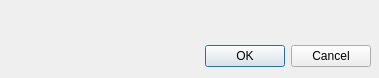
<?xml version="1.0" encoding="UTF-8"?>
<ui version="4.0">
 <class>Dialog</class>
 <widget class="QDialog" name="Dialog">
  <property name="geometry">
   <rect>
    <x>0</x>
    <y>0</y>
    <width>379</width>
    <height>78</height>
   </rect>
  </property>
  <property name="windowTitle">
   <string>Dialog</string>
  </property>
  <widget class="QDialogButtonBox" name="buttonBox">
   <property name="geometry">
    <rect>
     <x>10</x>
     <y>40</y>
     <width>361</width>
     <height>32</height>
    </rect>
   </property>
   <property name="orientation">
    <enum>Qt::Horizontal</enum>
   </property>
   <property name="standardButtons">
    <set>QDialogButtonBox::Cancel|QDialogButtonBox::Ok</set>
   </property>
  </widget>
 </widget>
 <resources/>
 <connections>
  <connection>
   <sender>buttonBox</sender>
   <signal>accepted()</signal>
   <receiver>Dialog</receiver>
   <slot>accept()</slot>
   <hints>
    <hint type="sourcelabel">
     <x>248</x>
     <y>254</y>
    </hint>
    <hint type="destinationlabel">
     <x>157</x>
     <y>274</y>
    </hint>
   </hints>
  </connection>
  <connection>
   <sender>buttonBox</sender>
   <signal>rejected()</signal>
   <receiver>Dialog</receiver>
   <slot>reject()</slot>
   <hints>
    <hint type="sourcelabel">
     <x>316</x>
     <y>260</y>
    </hint>
    <hint type="destinationlabel">
     <x>286</x>
     <y>274</y>
    </hint>
   </hints>
  </connection>
 </connections>
</ui>
